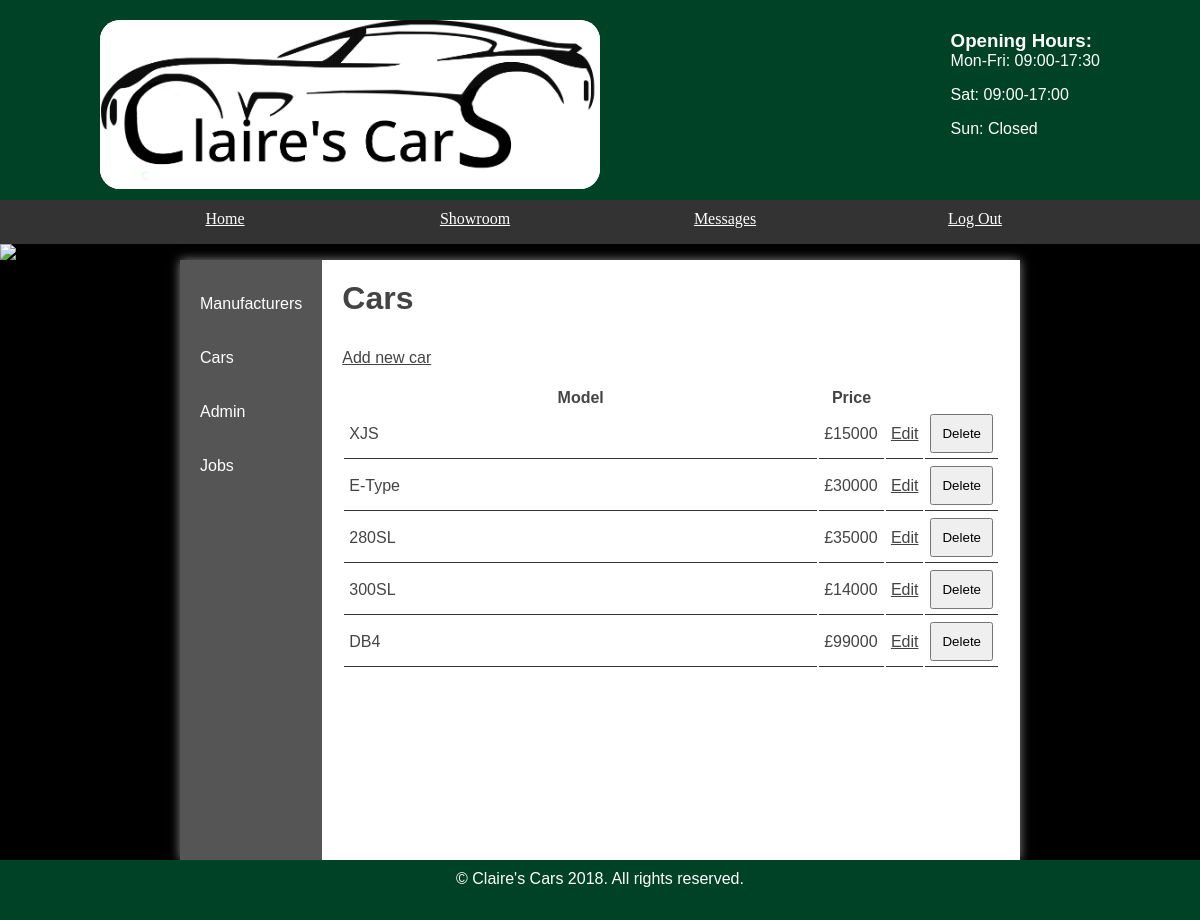
/websites/default/public/admin/cars.php (signed in), run on the app's committed database.
### tables this page shows
CREATE TABLE `cars` (
  `id` int NOT NULL AUTO_INCREMENT,
  `car_name` varchar(45) DEFAULT NULL,
  `engine` varchar(45) DEFAULT NULL,
  `mileage` varchar(45) DEFAULT NULL,
  `prev_price` varchar(45) DEFAULT NULL,
  `cur_price` varchar(45) DEFAULT NULL,
  `postedBy` varchar(100) DEFAULT NULL,
  `manufacturerId` int DEFAULT NULL,
  `description` longblob,
  `archived` char(1) DEFAULT NULL,
  PRIMARY KEY (`id`)
);

### websites/default/public/AllQueries.php (called while the page is built, shortened)
<?php
class AllQueries{
    function selectAll($pdo, $table) {
        $stmt = $pdo->prepare('SELECT * FROM ' . $table );
        $stmt->execute();
        return $stmt->fetchAll();
    }
}
?>

### websites/default/public/admin/cars.php (the view, shortened to what this page needs)
<?php
$allQueries = new AllQueries;
if (isset($_POST['submit'])){
	$title = 'Delete Car';
	require 'heading.php';
	$id = $_POST['id'];
	$allQueries->delete($pdo, 'cars', 'id', $id);
	echo '<h2 style = "text-align: center;">Car deleted</h2>';
}
else{
	require 'heading.php';
?>
	<h2>Cars</h2>
	<a class="new" href="addcar.php">Add new car</a>
	<?php
	echo '<table>';
		echo '<thead>';
		echo '<tr>';
			echo '<th>Model</th>';
			echo '<th style="width: 10%">Price</th>';
			echo '<th style="width: 5%">&nbsp;</th>';
			echo '<th style="width: 5%">&nbsp;</th>';
		echo '</tr>';
		$cars = $allQueries->selectAll($pdo, 'cars');
		foreach ($cars as $car) {
			echo '<tr>';
				echo '<td>' . $car['car_name'] . '</td>';
				echo '<td>£' . $car['prev_price'] . '</td>';
				echo '<td><a style="float: right" href="editcar.php?id=' . $car['id'] . '">Edit</a></td>';
				echo '<td>
						<form method="post">
								<input type="hidden" name="id" value="' . $car['id'] . '" />
								<input type="submit" name="submit" value="Delete" />
						</form>
					</td>';
			echo '</tr>';
		}
		echo '</thead>';
	echo '</table>';
}
?>
</section>
</main>
<?php include('../footer.php'); ?>

### websites/default/public/styles.css (style rules this page uses)
* { margin: 0; padding: 0; }
html { font-family: 'Oxygen-Regular', verdana, sans-serif; }
body { background-color: #000; }
main h2 { font-size:2em; }
p, li, h2 { margin-bottom: 1em; }
form select, form label, form input, form textarea { float: left; width: 200px; padding: 10px; margin-top: 20px; }
input[type="submit"] { clear: both; margin-left: 220px; width: 220px; }
section a { color: #444; }
table { width: 100%; margin-top: 20px; }
td { padding: 5px; border-bottom: 1px solid #333; }
table td input[type="submit"] { margin: 0; float: right; width: auto; padding: auto; }

### data on the page
cars: car_name "XJS", prev_price "15000"
cars: car_name "E-Type", prev_price "30000"
cars: car_name "280SL", prev_price "35000"
cars: car_name "300SL", prev_price "14000"
cars: car_name "DB4", prev_price "99000"
